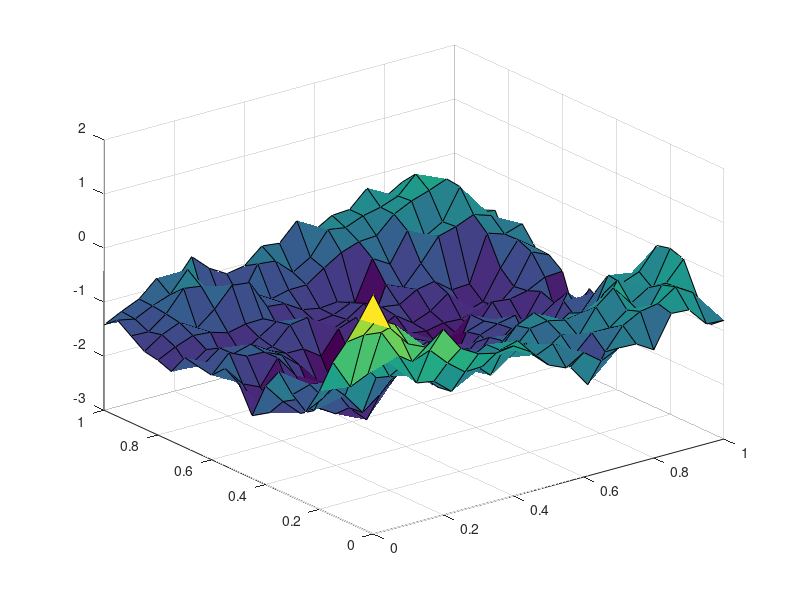

Recreate this plot in MATLAB.
clear
kernel =3;
%  j=parallel.cluster.Local
%  j.NumWorkers=4
%  matlabpool
switch kernel
    case 1; k=@(x,y) 1*x'*y;
    case 2; k=@(x,y) exp(-100*(x-y)'*(x-y));
    case 3; k=@(x,y) exp(-1*sqrt((x-y)'*(x-y)));
       
end

points=(0:0.05:1)';
[U V]=meshgrid(points,points);
x=[U(:) V(:)]';
n=size(x,2);

C=zeros(n,n);
for i=1:n
    for j=1:n
          C(i,j)=k(x(:,i),x(:,j));
    end
end

u=randn(n,1);
[A S B]=svd(C);
z=A*sqrt(S)*u;

figure(2);clf;%hold on;
Z=reshape(z,sqrt(n),sqrt(n));
surf(U,V,Z)
% axis([0,1,-2,2])